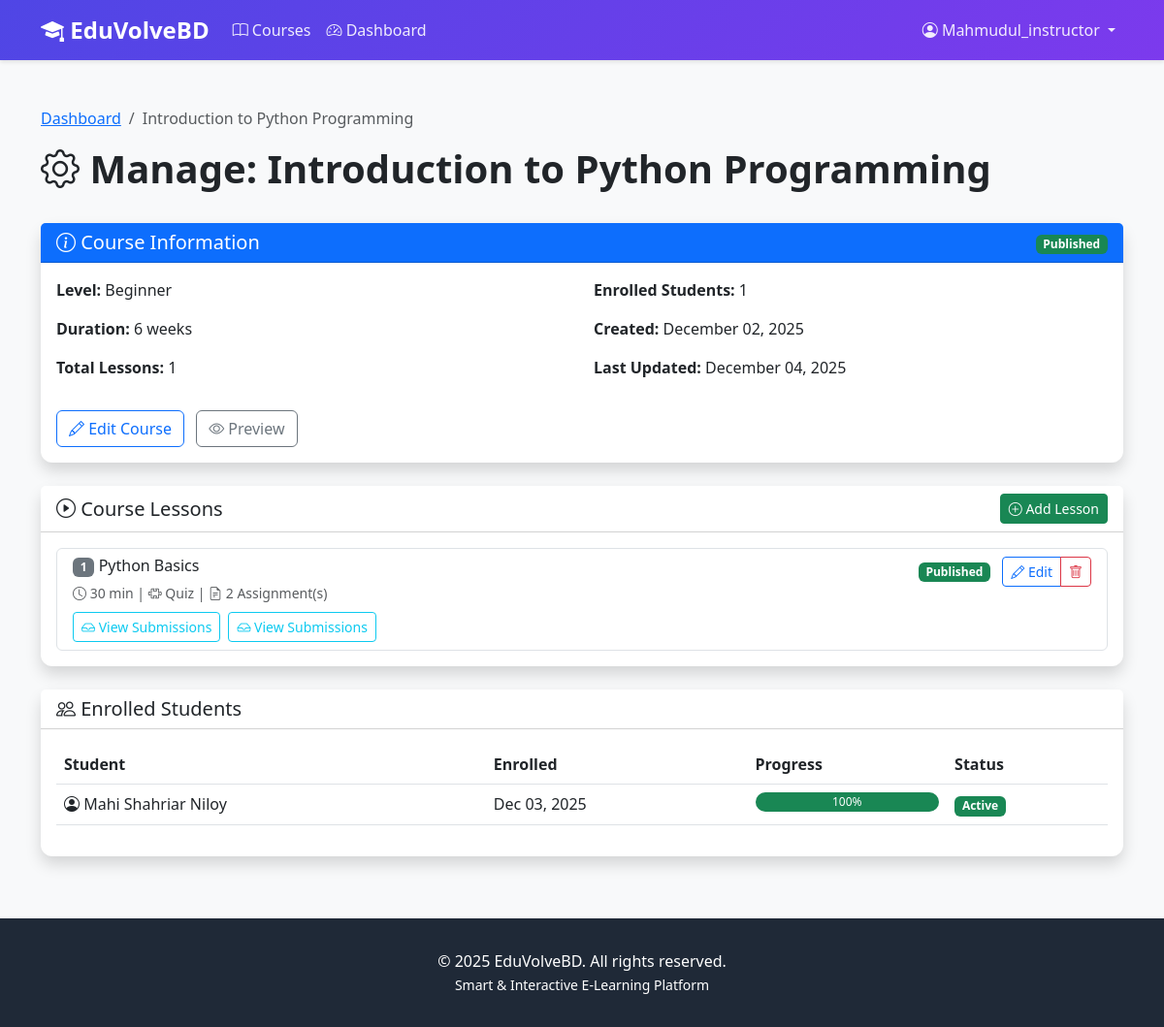
The page /courses/course/1/manage/ (signed in) on the database its author committed.
### accounts/models.py (models this page shows, shortened)
class User(AbstractUser):
    class Role(models.TextChoices):
        ADMIN = 'ADMIN', 'Admin'
        INSTRUCTOR = 'INSTRUCTOR', 'Instructor'
        STUDENT = 'STUDENT', 'Student'
    role = models.CharField(
        max_length=20,
        choices=Role.choices,
        default=Role.STUDENT
    )
    bio = models.TextField(blank=True, null=True)
    profile_picture = models.ImageField(
        upload_to='profiles/',
        blank=True,
        null=True
    )
    phone = models.CharField(max_length=15, blank=True, null=True)
    date_of_birth = models.DateField(blank=True, null=True)
    total_points = models.IntegerField(default=0, validators=[MinValueValidator(0)])
    current_streak = models.IntegerField(default=0, validators=[MinValueValidator(0)])
    longest_streak = models.IntegerField(default=0, validators=[MinValueValidator(0)])
    last_activity_date = models.DateField(blank=True, null=True)
    created_at = models.DateTimeField(auto_now_add=True)
    updated_at = models.DateTimeField(auto_now=True)
    class Meta:
        ordering = ['-date_joined']
    def is_student(self):
        return self.role == self.Role.STUDENT

### courses/models.py (models this page shows, shortened)
class Course(models.Model):
    class Level(models.TextChoices):
        BEGINNER = 'BEGINNER', 'Beginner'
        INTERMEDIATE = 'INTERMEDIATE', 'Intermediate'
        ADVANCED = 'ADVANCED', 'Advanced'
    title = models.CharField(max_length=200)
    description = models.TextField()
    instructor = models.ForeignKey(
        User,
        on_delete=models.CASCADE,
        related_name='courses_taught',
        limit_choices_to={'role': 'INSTRUCTOR'}
    )
    thumbnail = models.ImageField(upload_to='course_thumbnails/', blank=True, null=True)
    level = models.CharField(max_length=20, choices=Level.choices, default=Level.BEGINNER)
    duration_weeks = models.IntegerField(default=4, validators=[MinValueValidator(1)])
    is_published = models.BooleanField(default=False)
    created_at = models.DateTimeField(auto_now_add=True)
    updated_at = models.DateTimeField(auto_now=True)
    class Meta:
        ordering = ['-created_at']
    def get_enrolled_count(self):
        return self.enrollments.filter(is_active=True).count()

class Lesson(models.Model):
    course = models.ForeignKey(Course, on_delete=models.CASCADE, related_name='lessons')
    title = models.CharField(max_length=200)
    description = models.TextField()
    order = models.IntegerField(default=1)
    video_url = models.URLField(help_text="YouTube video URL")
    duration_minutes = models.IntegerField(default=10, validators=[MinValueValidator(1)])
    content = models.TextField(blank=True, help_text="Additional lesson text content")
    attachments = models.FileField(upload_to='lesson_attachments/', blank=True, null=True)
    is_published = models.BooleanField(default=False)
    created_at = models.DateTimeField(auto_now_add=True)
    updated_at = models.DateTimeField(auto_now=True)
    class Meta:
        ordering = ['course', 'order']
        unique_together = ['course', 'order']

class Assignment(models.Model):
    lesson = models.ForeignKey(Lesson, on_delete=models.CASCADE, related_name='assignments')
    title = models.CharField(max_length=200)
    description = models.TextField()
    due_date = models.DateTimeField()
    max_points = models.IntegerField(default=100, validators=[MinValueValidator(1)])
    attachment = models.FileField(upload_to='assignment_files/', blank=True, null=True)
    created_at = models.DateTimeField(auto_now_add=True)
    updated_at = models.DateTimeField(auto_now=True)
    class Meta:
        ordering = ['due_date']

class Enrollment(models.Model):
    student = models.ForeignKey(
        User,
        on_delete=models.CASCADE,
        related_name='enrollments',
        limit_choices_to={'role': 'STUDENT'}
    )
    course = models.ForeignKey(Course, on_delete=models.CASCADE, related_name='enrollments')
    enrolled_at = models.DateTimeField(auto_now_add=True)
    is_active = models.BooleanField(default=True)
    progress = models.FloatField(
        default=0.0,
        validators=[MinValueValidator(0.0), MaxValueValidator(100.0)]
    )
    completed_at = models.DateTimeField(blank=True, null=True)
    class Meta:
        unique_together = ['student', 'course']
        ordering = ['-enrolled_at']

### courses/views.py (the view)
# urls.py: path('course/<int:pk>/manage/', views.course_manage, name='course_manage'),
@login_required
def course_manage(request, pk):
    course = get_object_or_404(Course, pk=pk, instructor=request.user)
    lessons = course.lessons.all().order_by('order')
    context = {
        'course': course,
        'lessons': lessons,
    }
    return render(request, 'courses/course_manage.html', context)

### templates/courses/course_manage.html (shortened to what this page needs)
{% extends 'base.html' %}
{% block content %}
<div class="container my-5">
    <div class="row mb-4">
        <div class="col">
            <nav aria-label="breadcrumb">
                <ol class="breadcrumb">
                    <li class="breadcrumb-item"><a href="{% url 'courses:dashboard' %}">Dashboard</a></li>
                    <li class="breadcrumb-item active">{{ course.title }}</li>
                </ol>
            </nav>
            <h1 class="display-6 fw-bold">
                <i class="bi bi-gear"></i> Manage: {{ course.title }}
            </h1>
        </div>
    </div>
    <div class="card shadow mb-4">
        <div class="card-header bg-primary text-white d-flex justify-content-between align-items-center">
            <h5 class="mb-0"><i class="bi bi-info-circle"></i> Course Information</h5>
            <div>
                {% if course.is_published %}
                <span class="badge bg-success">Published</span>
                {% else %}
                <span class="badge bg-warning">Draft</span>
                {% endif %}
            </div>
        </div>
        <div class="card-body">
            <div class="row">
                <div class="col-md-6">
                    <p><strong>Level:</strong> {{ course.get_level_display }}</p>
                    <p><strong>Duration:</strong> {{ course.duration_weeks }} weeks</p>
                    <p><strong>Total Lessons:</strong> {{ lessons.count }}</p>
                </div>
                <div class="col-md-6">
                    <p><strong>Enrolled Students:</strong> {{ course.get_enrolled_count }}</p>
                    <p><strong>Created:</strong> {{ course.created_at|date:"F d, Y" }}</p>
                    <p><strong>Last Updated:</strong> {{ course.updated_at|date:"F d, Y" }}</p>
                </div>
            </div>
            <div class="mt-3">
                <a href="{% url 'courses:course_edit' course.id %}" class="btn btn-outline-primary me-2">
                    <i class="bi bi-pencil"></i> Edit Course
                </a>
                <a href="{% url 'courses:course_detail' course.id %}" class="btn btn-outline-secondary" target="_blank">
                    <i class="bi bi-eye"></i> Preview
                </a>
            </div>
        </div>
    </div>
    <div class="card shadow">
        <div class="card-header bg-white d-flex justify-content-between align-items-center">
            <h5 class="mb-0"><i class="bi bi-play-circle"></i> Course Lessons</h5>
            <a href="{% url 'courses:lesson_create' course.id %}" class="btn btn-success btn-sm">
                <i class="bi bi-plus-circle"></i> Add Lesson
            </a>
        </div>
        <div class="card-body">
            {% if lessons %}
            <div class="list-group">
                {% for lesson in lessons %}
                <div class="list-group-item">
                    <div class="d-flex justify-content-between align-items-start">
                        <div class="flex-grow-1">
                            <h6 class="mb-1">
                                <span class="badge bg-secondary">{{ lesson.order }}</span>
                                {{ lesson.title }}
                            </h6>
                            <small class="text-muted">
                                <i class="bi bi-clock"></i> {{ lesson.duration_minutes }} min
                                {% if lesson.quiz %}
                                | <i class="bi bi-puzzle"></i> Quiz
                                {% endif %}
                                {% if lesson.assignments.count %}
                                | <i class="bi bi-file-earmark-text"></i> {{ lesson.assignments.count }} Assignment(s)
                                {% endif %}
                            </small>
                            {% if lesson.assignments.exists %}
                            <div class="mt-2">
                                <div class="d-flex flex-wrap gap-2">
                                    {% for assignment in lesson.assignments.all %}
                                    <a href="{% url 'courses:assignment_submissions' assignment.id %}" class="btn btn-sm btn-outline-info">
                                        <i class="bi bi-inbox"></i> View Submissions
                                    </a>
                                    {% endfor %}
                                </div>
                            </div>
                            {% endif %}
                        </div>
                        <div class="ms-3">
                            {% if lesson.is_published %}
                            <span class="badge bg-success me-2">Published</span>
                            {% else %}
                            <span class="badge bg-warning text-dark me-2">Draft</span>
                            {% endif %}
                            <div class="btn-group btn-group-sm">
                                <a href="{% url 'courses:lesson_edit' lesson.id %}" class="btn btn-outline-primary">
                                    <i class="bi bi-pencil"></i> Edit
                                </a>
                                <a href="{% url 'courses:lesson_delete' lesson.id %}" class="btn btn-outline-danger">
                                    <i class="bi bi-trash"></i>
                                </a>
                            </div>
                        </div>
                    </div>
                </div>
                {% endfor %}
            </div>
            {% endif %}
        </div>
    </div>
    <div class="card shadow mt-4">
        <div class="card-header bg-white">
            <h5 class="mb-0"><i class="bi bi-people"></i> Enrolled Students</h5>
        </div>
        <div class="card-body">
            {% if course.enrollments.all %}
            <div class="table-responsive">
                <table class="table table-hover">
                    <thead>
                        <tr>
                            <th>Student</th>
                            <th>Enrolled</th>
                            <th>Progress</th>
                            <th>Status</th>
                        </tr>
                    </thead>
                    <tbody>
                        {% for enrollment in course.enrollments.all %}
                        <tr>
                            <td>
                                <i class="bi bi-person-circle"></i>
                                {{ enrollment.student.get_full_name|default:enrollment.student.username }}
                            </td>
                            <td>{{ enrollment.enrolled_at|date:"M d, Y" }}</td>
                            <td>
                                <div class="progress" style="height: 20px;">
                                    <div class="progress-bar bg-success" style="width: {{ enrollment.progress }}%">
                                        {{ enrollment.progress|floatformat:0 }}%
                                    </div>
                                </div>
                            </td>
                            <td>
                                {% if enrollment.is_active %}
                                <span class="badge bg-success">Active</span>
                                {% else %}
                                <span class="badge bg-secondary">Inactive</span>
                                {% endif %}
                            </td>
                        </tr>
                        {% endfor %}
                    </tbody>
                </table>
            </div>
            {% else %}
            <div class="text-center py-4">
                <i class="bi bi-people display-4 text-muted"></i>
                <p class="lead text-muted mt-3">No students enrolled yet</p>
            </div>
            {% endif %}
        </div>
    </div>
</div>
{% endblock %}

### templates/base.html (shortened to what this page needs)
<!DOCTYPE html>
<html lang="en">
<head>
    <link href="https://cdn.jsdelivr.net/npm/bootstrap@5.3.0/dist/css/bootstrap.min.css" rel="stylesheet">
    <link rel="stylesheet" href="https://cdn.jsdelivr.net/npm/bootstrap-icons@1.10.0/font/bootstrap-icons.css">
</head>
<body>
    <nav class="navbar navbar-expand-lg navbar-dark">
        <div class="container">
            <a class="navbar-brand" href="{% url 'home' %}">
                <i class="bi bi-mortarboard-fill"></i> EduVolveBD
            </a>
            <div class="collapse navbar-collapse" id="navbarNav">
                <ul class="navbar-nav me-auto">
                    <li class="nav-item">
                        <a class="nav-link" href="{% url 'courses:course_list' %}">
                            <i class="bi bi-book"></i> Courses
                        </a>
                    </li>
                    {% if user.is_authenticated %}
                        <li class="nav-item">
                            <a class="nav-link" href="{% url 'courses:dashboard' %}">
                                <i class="bi bi-speedometer2"></i> Dashboard
                            </a>
                        </li>
                    {% endif %}
                </ul>
                <ul class="navbar-nav align-items-center">
                    {% if user.is_authenticated %}
                        <li class="nav-item dropdown">
                            <a class="nav-link dropdown-toggle" href="#" id="navbarDropdown" role="button" data-bs-toggle="dropdown">
                                <i class="bi bi-person-circle"></i> {{ user.username }}
                            </a>
                        </li>
                    {% endif %}
                </ul>
            </div>
        </div>
    </nav>
    <main>
        {% block content %}{% endblock %}
    </main>
    <footer class="footer">
        <div class="container text-center">
            <p class="mb-0">&copy; 2025 EduVolveBD. All rights reserved.</p>
            <p class="mb-0">
                <small>Smart & Interactive E-Learning Platform</small>
            </p>
        </div>
    </footer>
</body>
</html>

### templates/base.html (style rules this page uses)
:root { --primary-color: #4f46e5; --secondary-color: #7c3aed; --success-color: #10b981; --danger-color: #ef4444; --warning-color: #f59e0b; }
body { font-family: 'Segoe UI', Tahoma, Geneva, Verdana, sans-serif; background-color: #f8f9fa; }
.navbar { background: linear-gradient(135deg, var(--primary-color), var(--secondary-color)); box-shadow: 0 2px 4px rgba(0,0,0,0.1); position: relative; z-index: 1030; }
.navbar-brand { font-size: 1.5rem; font-weight: bold; color: white !important; }
.nav-link { color: rgba(255,255,255,0.9) !important; transition: color 0.3s; }
.card { border: none; border-radius: 12px; box-shadow: 0 2px 8px rgba(0,0,0,0.1); transition: transform 0.3s, box-shadow 0.3s; }
.progress { height: 8px; border-radius: 10px; }
.footer { background-color: #1f2937; color: white; padding: 2rem 0; margin-top: 4rem; }

### rows shown on the page
User: username "Mahmudul_instructor"
Course: title "Introduction to Python Programming", level "Beginner", duration_weeks "6", get_enrolled_count "1", created_at "December 02, 2025", updated_at "December 04, 2025"
Lesson: order "1", title "Python Basics", duration_minutes "30", shows "Quiz", assignments.count "2", is_published "Published"
Enrollment: student.get_full_name "Mahi Shahriar Niloy", enrolled_at "Dec 03, 2025", progress "100", is_active "Active"

### other values the page prints
{{ lessons.count }} "1"
